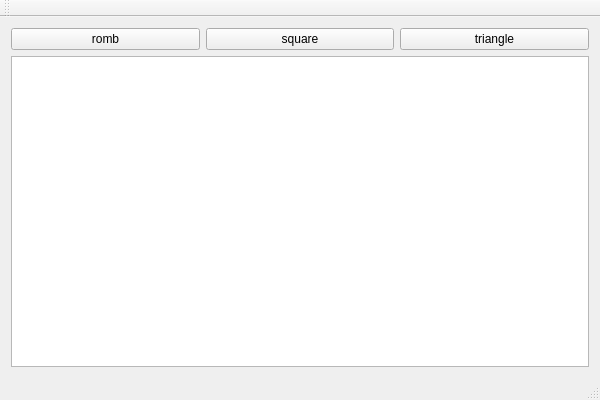
<?xml version="1.0" encoding="UTF-8"?>
<ui version="4.0">
 <class>MainWindowClass</class>
 <widget class="QMainWindow" name="MainWindowClass">
  <property name="geometry">
   <rect>
    <x>0</x>
    <y>0</y>
    <width>600</width>
    <height>400</height>
   </rect>
  </property>
  <property name="windowTitle">
   <string>MainWindow</string>
  </property>
  <widget class="QWidget" name="centralWidget">
   <layout class="QGridLayout" name="gridLayout">
    <item row="0" column="0">
     <layout class="QVBoxLayout" name="verticalLayout">
      <item>
       <layout class="QHBoxLayout" name="horizontalLayout">
        <item>
         <widget class="QPushButton" name="rombButton">
          <property name="text">
           <string>romb</string>
          </property>
         </widget>
        </item>
        <item>
         <widget class="QPushButton" name="squareButton">
          <property name="text">
           <string>square</string>
          </property>
         </widget>
        </item>
        <item>
         <widget class="QPushButton" name="triangleButton">
          <property name="text">
           <string>triangle</string>
          </property>
         </widget>
        </item>
       </layout>
      </item>
      <item>
       <widget class="QGraphicsView" name="graphicsView"/>
      </item>
     </layout>
    </item>
   </layout>
  </widget>
  <widget class="QMenuBar" name="menuBar">
   <property name="geometry">
    <rect>
     <x>0</x>
     <y>0</y>
     <width>600</width>
     <height>22</height>
    </rect>
   </property>
  </widget>
  <widget class="QToolBar" name="mainToolBar">
   <attribute name="toolBarArea">
    <enum>TopToolBarArea</enum>
   </attribute>
   <attribute name="toolBarBreak">
    <bool>false</bool>
   </attribute>
  </widget>
  <widget class="QStatusBar" name="statusBar"/>
 </widget>
 <layoutdefault spacing="6" margin="11"/>
 <resources>
  <include location="mainwindow.qrc"/>
 </resources>
 <connections/>
</ui>
